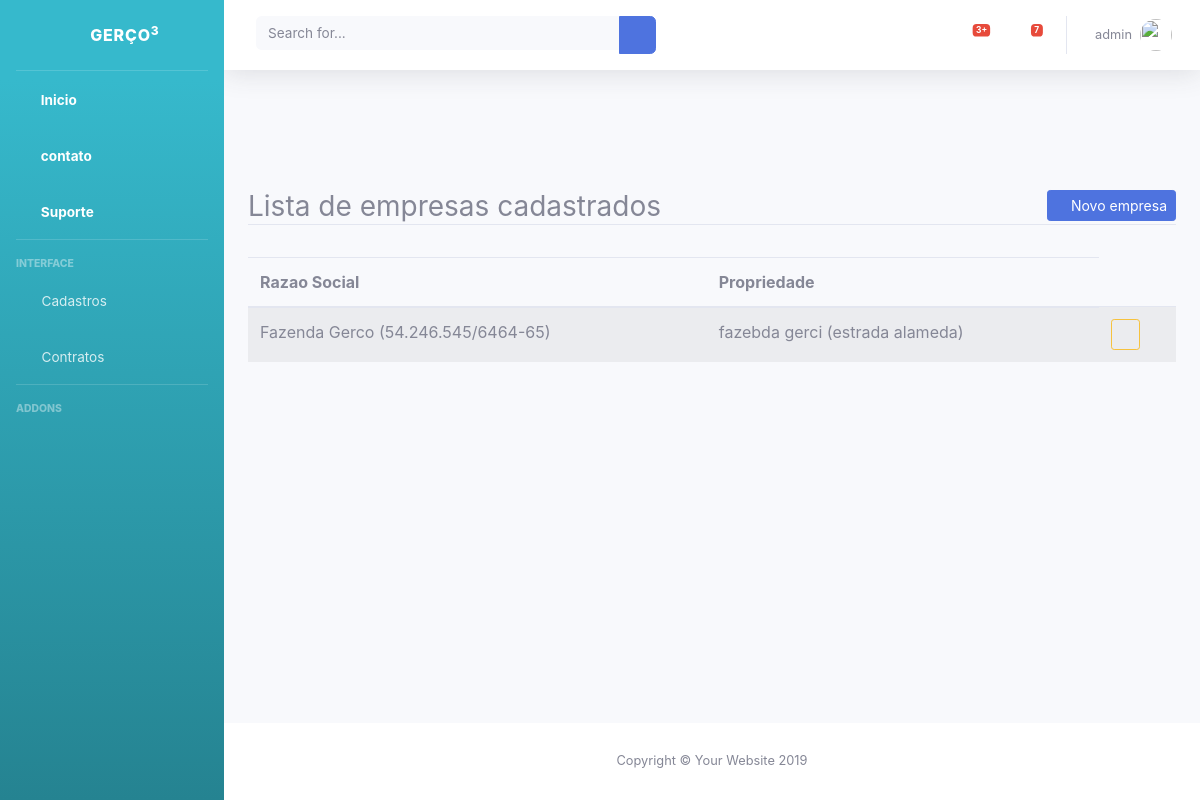
The app's page /listar/contrato/ (signed in) with its own data.
### cadastros/models.py (models this page shows)
class Contrato(models.Model):
    servico = models.ForeignKey(Servico, on_delete= models.PROTECT)
    propriedade = models.ForeignKey(Propriedade, on_delete= models.PROTECT)
    data_inicial = models.DateField()
    data_final = models.DateField()
    registrado_por = models.ForeignKey(User, on_delete= models.PROTECT)
    registrado_em = models.DateField(auto_now=True)
    contratante = models.ForeignKey(Empresa, on_delete= models.PROTECT)
    cidade = models.ForeignKey(Cidade, on_delete= models.PROTECT)

class Empresa(models.Model):
    razao_social = models.CharField(max_length=100)
    cnpj = models.CharField(max_length=18, unique=True, verbose_name="CNPJ")
    inscricao_estadual = models.CharField(max_length=45, verbose_name="Inscrição Estadual")
    endereco = models.CharField(max_length=100)
    minha_empresa = models.CharField(max_length=100)
    def __str__(self):
        return "{} ({})".format(self.razao_social, self.cnpj, self.inscricao_estadual, self.endereco, self.minha_empresa)

class Propriedade(models.Model):
    nome_propriedade = models.CharField(max_length=45)
    endereco = models.CharField(max_length=100)
    area_propriedade = models.CharField(max_length=45)
    cidade = models.ForeignKey(Cidade, on_delete=models.PROTECT)
    empresa = models.ForeignKey(Empresa, on_delete= models.PROTECT)
    def __str__(self):
        return "{} ({})".format(self.nome_propriedade, self.endereco, self.area_propriedade, self.cidade, self.empresa)

### cadastros/views.py (the view)
# urls.py: path('listar/contrato/', ContratoList.as_view(), name="listar-contrato"),
class ContratoList(LoginRequiredMixin, ListView):
    model = Contrato
    template_name = 'cadastros/listar/contrato_list.html'

### cadastros/templates/cadastros/listar/contrato_list.html (shortened to what this page needs)
{% extends 'paginas/modelo.html'%}
{% block conteudo %}
{% if request.user.is_authenticated %}
<div class="content-wrapper">
    <div class="container py-5">
        <div class="row mt-5">
            <div class="col-lg">
                <h3 class="border-bottom">
                    Lista de empresas cadastrados
                    <a href="{% url 'cadastro-empresa' %}" class="float-right btn btn-primary btn-sm">
                        <i class="fa fa-plus-circle" aria-hidden="true"></i>
                        Novo empresa
                    </a>
                </h3>
            </div>
        </div>
        <div class="row">
            <div class="col-lg mt-4">
                <table class="table table-striped">
                    <thead>
                        <tr>
                            <th>Razao Social</th>
                            <th>Propriedade</th>
                        </tr>
                    </thead>
                    <tbody>
                        {% for obj in object_list %}
                        <tr>
                            <td>{{ obj.contratante }}</td>
                            <td>{{ obj.propriedade }}</td>
                            <td>
                                <a href="{% url 'editar-contrato' obj.pk %}" class="btn btn-outline-warning btn-sm">
                                    <i class="fa fa-pen" aria-hidden="true"></i>
                                </a>
                            </td>
                        </tr>
                        {% empty %}
                        <tr>
                            <td colspan="100%">Nenhum empresa cadastrado</td>
                        </tr>
                        {% endfor %}
                    </tbody>
                </table>
            </div>
        </div>
    </div>
</div>
{% endif %}
{% endblock %}

### paginas/templates/paginas/modelo.html (shortened to what this page needs)
{% load static %}
<!DOCTYPE html>
<html lang="en">
<head>
  <link href="{% static 'vendor/fontawesome-free/css/all.min.css' %}" rel="stylesheet" type="text/css">
  <link href="{% static 'css/font-googlealips' %}" rel="stylesheet">
  <link href="{% static 'css/sb-admin-2.min.css' %}" rel="stylesheet">
  <link href="{% static 'css/bootstrap.css' %} rel="stylesheet">
  <link href="{% static 'css/estilo.css' %} rel="stylesheet">
</head>
<body id="page-top">
  <div id="wrapper">
    <ul class="navbar-nav bg-gradient-info sidebar sidebar-dark accordion" id="accordionSidebar">
      <a class="sidebar-brand d-flex align-items-center justify-content-center" href="index.html">
        <div class="sidebar-brand-icon rotate-n-15">
          <i class="fas fa-laugh-wink"></i>
        </div>
        <div class="sidebar-brand-text mx-3">GERÇO<sup>3</sup></div>
      </a>
      <hr class="sidebar-divider my-0">
      <li class="nav-item active">
        <a class="nav-link" href="index.html">
          <i class="fas fa-fw fa-tachometer-alt"></i>
          <span>Inicio</span></a>
      </li>
      <li class="nav-item active">
        <a class="nav-link" href="index.html">
          <i class="fas fa-fw fa-tachometer-alt"></i>
          <span>contato</span></a>
      </li>
      <li class="nav-item active">
        <a class="nav-link" href="index.html">
          <i class="fas fa-fw fa-tachometer-alt"></i>
          <span>Suporte</span></a>
      </li>
      <hr class="sidebar-divider">
      <div class="sidebar-heading">
        Interface
      </div>
      {% if request.user.is_authenticated %}
      <li class="nav-item">
        <a class="nav-link collapsed" href="#" data-toggle="collapse" data-target="#collapseTwo" aria-expanded="true"
          aria-controls="collapseTwo">
          <i class="fas fa-fw fa-cog"></i>
          <span>Cadastros</span>
        </a>
      </li>
      {% endif %}
      <li class="nav-item ">
        <a class="nav-link" href="{% url 'cadastro-contrato' %}">
          <i class="fas fa-fw fa-tachometer-alt"></i>
          <span>Contratos</span></a>
      </li>
      <hr class="sidebar-divider">
      <div class="sidebar-heading">
        Addons
      </div>
    </ul>
    <div id="content-wrapper" class="d-flex flex-column">
      <div id="content">
        <nav class="navbar navbar-expand navbar-light bg-white topbar mb-4 static-top shadow">
          <form class="d-none d-sm-inline-block form-inline mr-auto ml-md-3 my-2 my-md-0 mw-100 navbar-search">
            <div class="input-group">
              <input type="text" class="form-control bg-light border-0 small" placeholder="Search for..."
                aria-label="Search" aria-describedby="basic-addon2">
              <div class="input-group-append">
                <button class="btn btn-primary" type="button">
                  <i class="fas fa-search fa-sm"></i>
                </button>
              </div>
            </div>
          </form>
          <ul class="navbar-nav ml-auto">
            <li class="nav-item dropdown no-arrow mx-1">
              <a class="nav-link dropdown-toggle" href="#" id="alertsDropdown" role="button" data-toggle="dropdown"
                aria-haspopup="true" aria-expanded="false">
                <i class="fas fa-bell fa-fw"></i>
                <span class="badge badge-danger badge-counter">3+</span>
              </a>
            </li>
            <li class="nav-item dropdown no-arrow mx-1">
              <a class="nav-link dropdown-toggle" href="#" id="messagesDropdown" role="button" data-toggle="dropdown"
                aria-haspopup="true" aria-expanded="false">
                <i class="fas fa-envelope fa-fw"></i>
                <span class="badge badge-danger badge-counter">7</span>
              </a>
            </li>
            {% if request.user.is_authenticated %}
            <li class="nav-item dropdown no-arrow">
              <a class="nav-link dropdown-toggle" href="#" id="userDropdown" role="button" data-toggle="dropdown"
                aria-haspopup="true" aria-expanded="false">
                <span class="mr-2 d-none d-lg-inline text-gray-600 small">{{ request.user }}</span>
                <img class="img-profile rounded-circle" src="https://source.unsplash.com/QAB-WJcbgJk/60x60">
              </a>
            </li>
            {% else %}
            <li class="nav-item active">
              <a class="nav-link" href="{% url 'login' %}">
                <i class="fas fa-fw fa-sign-in-alt"></i>
                <span>Login</span></a>
            </li>
            {% endif %}
          </ul>
        </nav>
        {% block conteudo %}{% endblock %}
      </div>
      {% block footer %}
      <footer class="sticky-footer bg-white">
        <div class="container my-auto">
          <div class="copyright text-center my-auto">
            <span>Copyright &copy; Your Website 2019</span>
          </div>
        </div>
      </footer>
      {% endblock %}
    </div>
  </div>
</body>
</html>

### records on screen
Contrato: contratante "Fazenda Gerco (54.246.545/6464-65)", propriedade "fazebda gerci (estrada alameda)"

### other values on screen
{{ request.user }} "admin"
